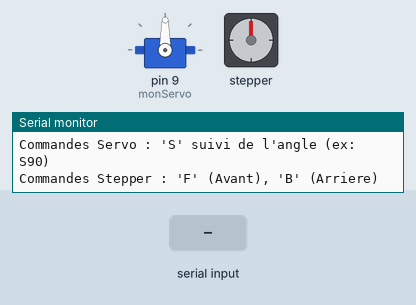
Recording of a sketch running on a simulated Arduino Uno, built with avr-gcc and run on an emulated ATmega328P. Shown: servo, stepper motor, the last lines printed to the serial monitor. The inputs (shaded band) are chosen by the test bench. Stepper angles assume 2048 steps per turn.

Above: at 1.2 s.
1.3 s: "F90\n" received over Serial
At 2.8 s:
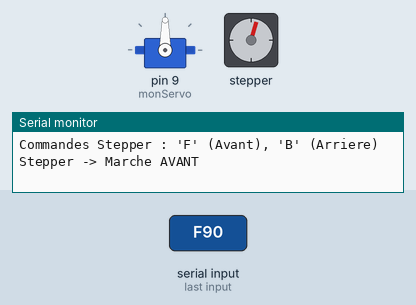
3.2 s: "S,45\n" received over Serial
At 4.4 s:
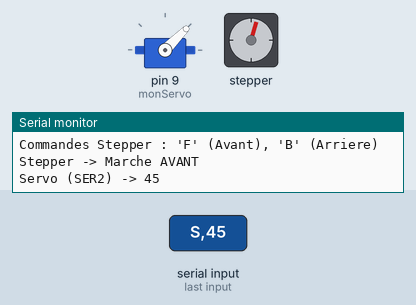
4.7 s: "S" received over Serial
At 6.1 s:
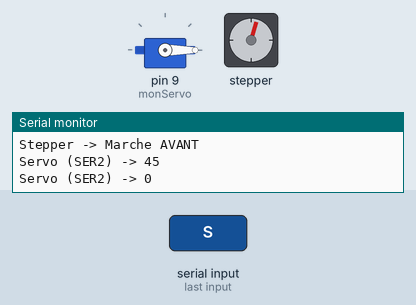
7.2 s: "F,45\n" received over Serial
At 8.8 s:
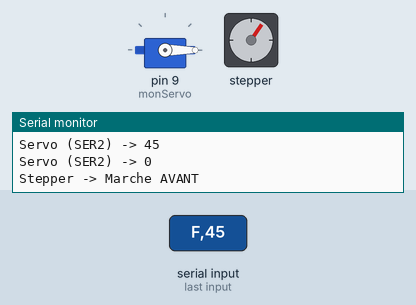
9.1 s: "S90\n" received over Serial
At 10.0 s:
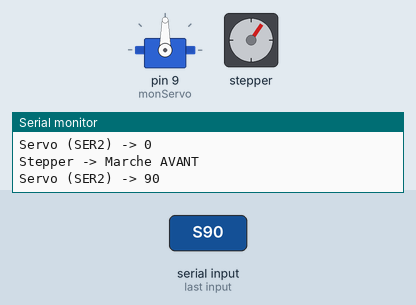
10.6 s: "F" received over Serial
At 12.1 s:
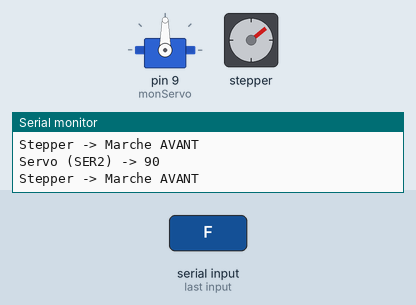
Timing chart, 0 to 13.5 s (numbered marks = the images above; inputs shaded):
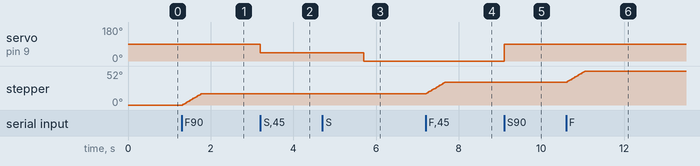

The sketch:

Ex3_servo_stepper.ino
```cpp
#include <AFMotor.h>
#include <Servo.h>

AF_Stepper stepper(2048, 2);
Servo monServo;

void setup() {
  Serial.begin(9600);
  monServo.attach(9);
  stepper.setSpeed(10);
  Serial.println("--- Interface Question 6 (SERVO_2) ---");
  Serial.println("Commandes Servo : 'S' suivi de l'angle (ex: S90)");
  Serial.println("Commandes Stepper : 'F' (Avant), 'B' (Arriere)");
}

void loop() {
  if (Serial.available() > 0) {
    char cmd = Serial.read();
    if (cmd == 'S') {
      int angle = Serial.parseInt();
      if (angle >= 0 && angle <= 180) {
        monServo.write(angle);
        Serial.print("Servo (SER2) -> ");
        Serial.println(angle);
      }
    } else if (cmd == 'F') {
      Serial.println("Stepper -> Marche AVANT");
      stepper.step(100, FORWARD, MICROSTEP);
    } else if (cmd == 'B') {
      Serial.println("Stepper -> Marche ARRIERE");
      stepper.step(100, BACKWARD, MICROSTEP);
    }
  }
}
```

Measured:
- after the input at 1.3 s, stepper: turns 17° clockwise in 0.43 s, starting at once
- after the input at 3.2 s, servo on pin 9 (monServo): 90° → 45° at once
- after the input at 4.7 s, servo on pin 9 (monServo): 45° → 0° after 1.0 s
- after the input at 7.2 s, stepper: turns 18° clockwise in 0.46 s, starting at once
- after the input at 9.1 s, servo on pin 9 (monServo): 0° → 90° at once
- after the input at 10.6 s, stepper: turns 17° clockwise in 0.43 s, starting at once
